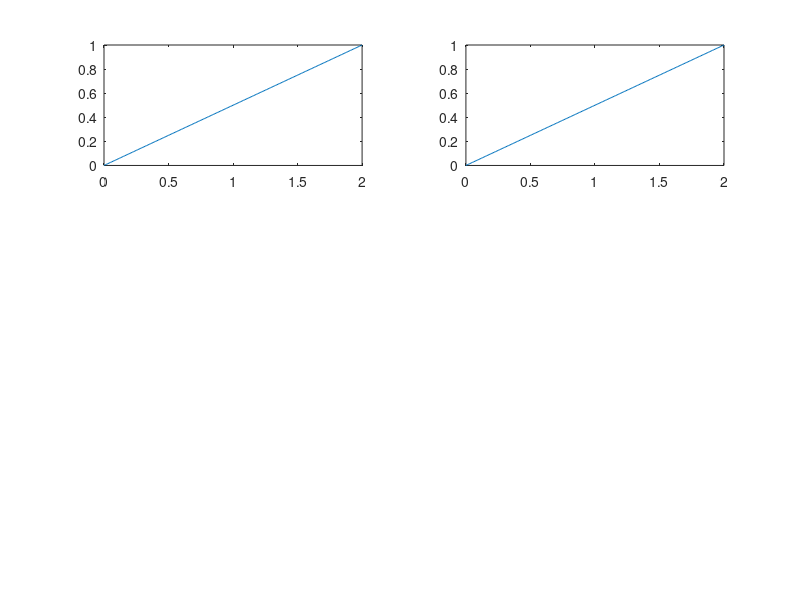

MATLAB code to generate this figure: (Note: this script raises an error after producing the figure.)
dt=0.01
t1=0:dt:2
x1=0.5*t1
x2=x1
t2=t1
subplot(321)
plot(t1,x1)
subplot(322)
plot(t2,x2);



[x,t]=sconv(x1,x2,t1,t2,dt)
subplot(312)
plot(t,x)


dt=0.5
t1=0:dt:2
x1=0.5*t1
x2=x1
t2=t1
[x,t]=sconv(x1,x2,t1,t2,dt)
subplot(313)
plot(t,x)



function [x,t]=sconv(x1,x2,t1,t2,dt)
x=conv(x1,x2)
x=x*dt;
t0=t1(1)+t2(1)
l=length(x1)+length(x2)-2
t=t0:dt:(t0+l*dt)
end